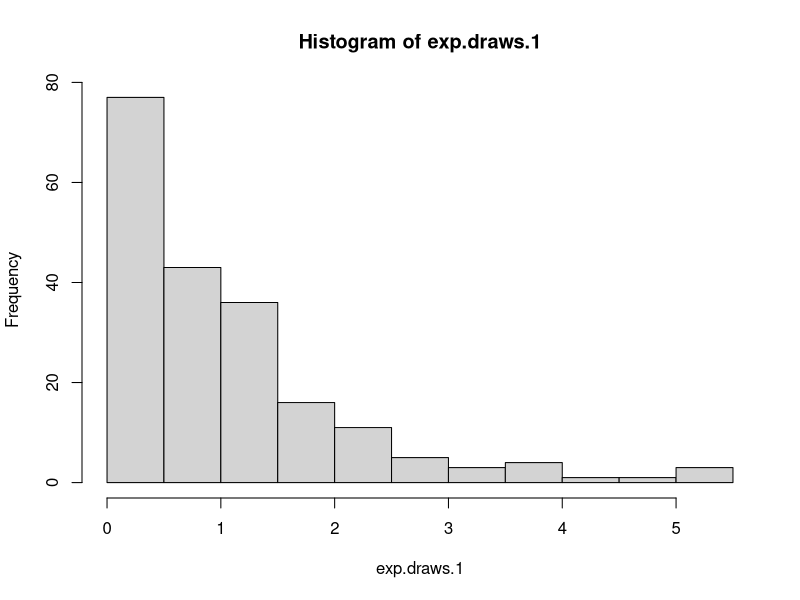
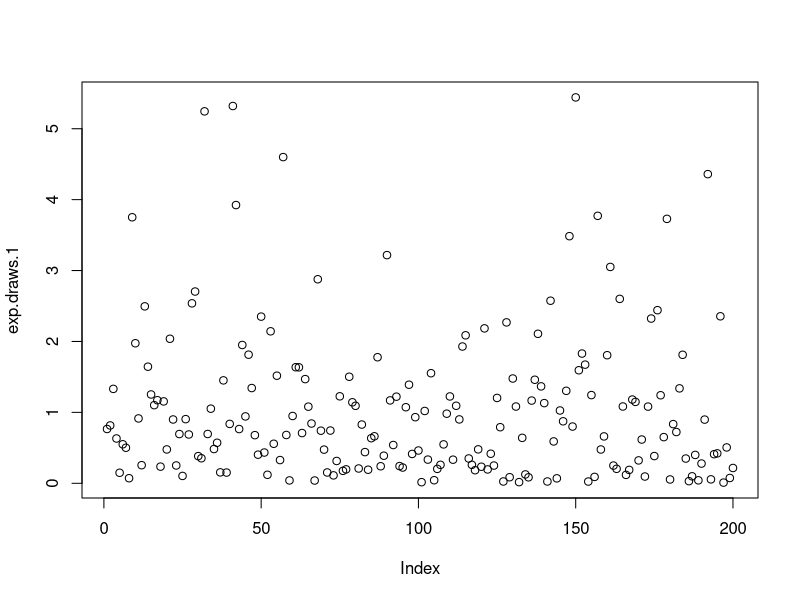

These figures' R source, in order:
## ---- chunk 1
library(stats)
## ---- chunk 2
exp.draws.1 = rexp(n=200)
mean(exp.draws.1)
sd(exp.draws.1)
## ---- chunk 3
exp.draws.0.2 <- rexp(n=0.2)
exp.draws.5 <- rexp(n=5)
exp.draws.7.3 <- rexp(n=7.3)
exp.draws.10 <- rexp(n=10)

## ---- chunk 4
#a. create a histogram of the standard exponential distribution (n=200)
hist(exp.draws.1)

#b. use plot() to display random values of exponential distribution in order
plot(exp.draws.1)

#c. use plot for exp.draws.5 and exp.draws.7.3



